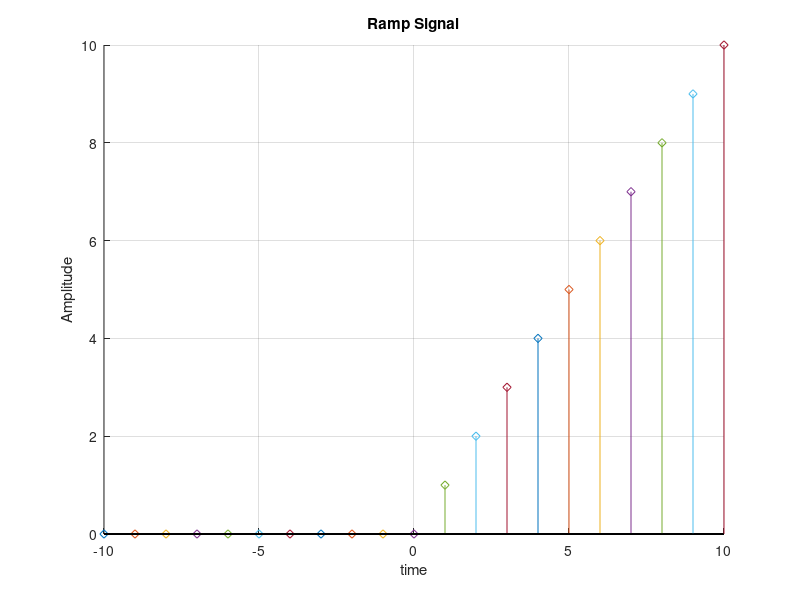

Source code (MATLAB):
%To plot the Ramp Signal
hold on;
for t=-10:10
   if t<0
       stem(t,0,'d');
   else
       stem(t,t,'d');
   end;
end;

%making the graph illustrative
xlabel('time');
ylabel('Amplitude');
title('Ramp Signal');
grid on;